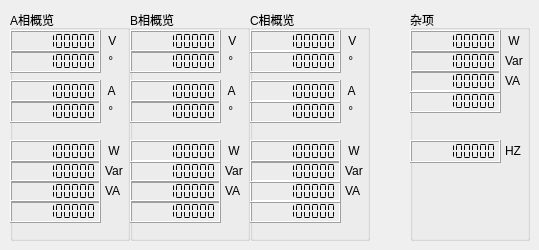
    <widget class="QWidget" name="Generic">
     <attribute name="title">
      <string>Tab 1</string>
     </attribute>
     <widget class="QGroupBox" name="Group_Generic_A">
      <property name="geometry">
       <rect>
        <x>10</x>
        <y>10</y>
        <width>120</width>
        <height>231</height>
       </rect>
      </property>
      <property name="title">
       <string>A相概览</string>
      </property>
      <widget class="QLCDNumber" name="S_G_UA">
       <property name="geometry">
        <rect>
         <x>0</x>
         <y>20</y>
         <width>91</width>
         <height>23</height>
        </rect>
       </property>
       <property name="toolTip">
        <string>电压（V）</string>
       </property>
       <property name="smallDecimalPoint">
        <bool>false</bool>
       </property>
       <property name="digitCount">
        <number>10</number>
       </property>
       <property name="segmentStyle">
        <enum>QLCDNumber::Flat</enum>
       </property>
       <property name="value" stdset="0">
        <double>123456789.000000000000000</double>
       </property>
      </widget>
      <widget class="QLabel" name="label_7">
       <property name="geometry">
        <rect>
         <x>95</x>
         <y>20</y>
         <width>21</width>
         <height>21</height>
        </rect>
       </property>
       <property name="text">
        <string> V</string>
       </property>
      </widget>
      <widget class="QLabel" name="label_8">
       <property name="geometry">
        <rect>
         <x>95</x>
         <y>40</y>
         <width>21</width>
         <height>21</height>
        </rect>
       </property>
       <property name="text">
        <string> °</string>
       </property>
      </widget>
      <widget class="QLCDNumber" name="S_G_UA_Phase">
       <property name="geometry">
        <rect>
         <x>0</x>
         <y>40</y>
         <width>91</width>
         <height>23</height>
        </rect>
       </property>
       <property name="toolTip">
        <string>电压相位（°）</string>
       </property>
       <property name="smallDecimalPoint">
        <bool>false</bool>
       </property>
       <property name="digitCount">
        <number>10</number>
       </property>
       <property name="segmentStyle">
        <enum>QLCDNumber::Flat</enum>
       </property>
       <property name="value" stdset="0">
        <double>123456789.000000000000000</double>
       </property>
      </widget>
      <widget class="QLabel" name="label_9">
       <property name="geometry">
        <rect>
         <x>95</x>
         <y>70</y>
         <width>21</width>
         <height>21</height>
        </rect>
       </property>
       <property name="text">
        <string> A</string>
       </property>
      </widget>
      <widget class="QLabel" name="label_10">
       <property name="geometry">
        <rect>
         <x>95</x>
         <y>90</y>
         <width>21</width>
         <height>21</height>
        </rect>
       </property>
       <property name="text">
        <string> °</string>
       </property>
      </widget>
      <widget class="QLCDNumber" name="S_G_IA">
       <property name="geometry">
        <rect>
         <x>0</x>
         <y>70</y>
         <width>91</width>
         <height>23</height>
        </rect>
       </property>
       <property name="toolTip">
        <string>电流（A）</string>
       </property>
       <property name="smallDecimalPoint">
        <bool>false</bool>
       </property>
       <property name="digitCount">
        <number>10</number>
       </property>
       <property name="segmentStyle">
        <enum>QLCDNumber::Flat</enum>
       </property>
       <property name="value" stdset="0">
        <double>123456789.000000000000000</double>
       </property>
      </widget>
      <widget class="QLCDNumber" name="S_G_IA_Phase">
       <property name="geometry">
        <rect>
         <x>0</x>
         <y>90</y>
         <width>91</width>
         <height>23</height>
        </rect>
       </property>
       <property name="toolTip">
        <string>电流相位（°）</string>
       </property>
       <property name="smallDecimalPoint">
        <bool>false</bool>
       </property>
       <property name="digitCount">
        <number>10</number>
       </property>
       <property name="segmentStyle">
        <enum>QLCDNumber::Flat</enum>
       </property>
       <property name="value" stdset="0">
        <double>123456789.000000000000000</double>
       </property>
      </widget>
      <widget class="QLabel" name="label_11">
       <property name="geometry">
        <rect>
         <x>95</x>
         <y>130</y>
         <width>21</width>
         <height>21</height>
        </rect>
       </property>
       <property name="text">
        <string> W</string>
       </property>
      </widget>
      <widget class="QLCDNumber" name="S_G_PA">
       <property name="geometry">
        <rect>
         <x>0</x>
         <y>130</y>
         <width>91</width>
         <height>23</height>
        </rect>
       </property>
       <property name="toolTip">
        <string>有功功率（W）</string>
       </property>
       <property name="smallDecimalPoint">
        <bool>false</bool>
       </property>
       <property name="digitCount">
        <number>10</number>
       </property>
       <property name="segmentStyle">
        <enum>QLCDNumber::Flat</enum>
       </property>
       <property name="value" stdset="0">
        <double>123456789.000000000000000</double>
       </property>
      </widget>
      <widget class="QLabel" name="label_12">
       <property name="geometry">
        <rect>
         <x>95</x>
         <y>150</y>
         <width>21</width>
         <height>21</height>
        </rect>
       </property>
       <property name="text">
        <string>Var</string>
       </property>
      </widget>
      <widget class="QLCDNumber" name="S_G_QA">
       <property name="geometry">
        <rect>
         <x>0</x>
         <y>150</y>
         <width>91</width>
         <height>23</height>
        </rect>
       </property>
       <property name="toolTip">
        <string>无功功率（Var）</string>
       </property>
       <property name="smallDecimalPoint">
        <bool>false</bool>
       </property>
       <property name="digitCount">
        <number>10</number>
       </property>
       <property name="segmentStyle">
        <enum>QLCDNumber::Flat</enum>
       </property>
       <property name="value" stdset="0">
        <double>123456789.000000000000000</double>
       </property>
      </widget>
      <widget class="QLabel" name="label_13">
       <property name="geometry">
        <rect>
         <x>95</x>
         <y>170</y>
         <width>21</width>
         <height>21</height>
        </rect>
       </property>
       <property name="text">
        <string>VA</string>
       </property>
      </widget>
      <widget class="QLCDNumber" name="S_G_SA">
       <property name="geometry">
        <rect>
         <x>0</x>
         <y>170</y>
         <width>91</width>
         <height>23</height>
        </rect>
       </property>
       <property name="toolTip">
        <string/>
       </property>
       <property name="smallDecimalPoint">
        <bool>false</bool>
       </property>
       <property name="digitCount">
        <number>10</number>
       </property>
       <property name="segmentStyle">
        <enum>QLCDNumber::Flat</enum>
       </property>
       <property name="value" stdset="0">
        <double>123456789.000000000000000</double>
       </property>
      </widget>
      <widget class="QLabel" name="label_14">
       <property name="geometry">
        <rect>
         <x>95</x>
         <y>190</y>
         <width>21</width>
         <height>21</height>
        </rect>
       </property>
       <property name="text">
        <string/>
       </property>
      </widget>
      <widget class="QLCDNumber" name="S_G_COSA">
       <property name="geometry">
        <rect>
         <x>0</x>
         <y>190</y>
         <width>91</width>
         <height>23</height>
        </rect>
       </property>
       <property name="toolTip">
        <string>功率因数</string>
       </property>
       <property name="smallDecimalPoint">
        <bool>false</bool>
       </property>
       <property name="digitCount">
        <number>10</number>
       </property>
       <property name="segmentStyle">
        <enum>QLCDNumber::Flat</enum>
       </property>
       <property name="value" stdset="0">
        <double>123456789.000000000000000</double>
       </property>
      </widget>
     </widget>
     <widget class="QGroupBox" name="Group_Generic_B">
      <property name="geometry">
       <rect>
        <x>130</x>
        <y>10</y>
        <width>120</width>
        <height>231</height>
       </rect>
      </property>
      <property name="title">
       <string>B相概览</string>
      </property>
      <widget class="QLabel" name="label_15">
       <property name="geometry">
        <rect>
         <x>95</x>
         <y>90</y>
         <width>21</width>
         <height>21</height>
        </rect>
       </property>
       <property name="text">
        <string> °</string>
       </property>
      </widget>
      <widget class="QLabel" name="label_16">
       <property name="geometry">
        <rect>
         <x>95</x>
         <y>70</y>
         <width>21</width>
         <height>21</height>
        </rect>
       </property>
       <property name="text">
        <string> A</string>
       </property>
      </widget>
      <widget class="QLCDNumber" name="S_G_IB">
       <property name="geometry">
        <rect>
         <x>0</x>
         <y>70</y>
         <width>91</width>
         <height>23</height>
        </rect>
       </property>
       <property name="toolTip">
        <string>电流（A）</string>
       </property>
       <property name="smallDecimalPoint">
        <bool>false</bool>
       </property>
       <property name="digitCount">
        <number>10</number>
       </property>
       <property name="segmentStyle">
        <enum>QLCDNumber::Flat</enum>
       </property>
       <property name="value" stdset="0">
        <double>123456789.000000000000000</double>
       </property>
      </widget>
      <widget class="QLCDNumber" name="S_G_QB">
       <property name="geometry">
        <rect>
         <x>0</x>
         <y>150</y>
         <width>91</width>
         <height>23</height>
        </rect>
       </property>
       <property name="toolTip">
        <string>无功功率（Var）</string>
       </property>
       <property name="smallDecimalPoint">
        <bool>false</bool>
       </property>
       <property name="digitCount">
        <number>10</number>
       </property>
       <property name="segmentStyle">
        <enum>QLCDNumber::Flat</enum>
       </property>
       <property name="value" stdset="0">
        <double>123456789.000000000000000</double>
       </property>
      </widget>
      <widget class="QLabel" name="label_17">
       <property name="geometry">
        <rect>
         <x>95</x>
         <y>170</y>
         <width>21</width>
         <height>21</height>
        </rect>
       </property>
       <property name="text">
        <string>VA</string>
       </property>
      </widget>
      <widget class="QLabel" name="label_18">
       <property name="geometry">
        <rect>
         <x>95</x>
         <y>40</y>
         <width>21</width>
         <height>21</height>
        </rect>
       </property>
       <property name="text">
        <string> °</string>
       </property>
      </widget>
      <widget class="QLabel" name="label_19">
       <property name="geometry">
        <rect>
         <x>95</x>
         <y>20</y>
         <width>21</width>
         <height>21</height>
        </rect>
       </property>
       <property name="text">
        <string> V</string>
       </property>
      </widget>
      <widget class="QLabel" name="label_20">
       <property name="geometry">
        <rect>
         <x>95</x>
         <y>150</y>
         <width>21</width>
         <height>21</height>
        </rect>
       </property>
       <property name="text">
        <string>Var</string>
       </property>
      </widget>
      <widget class="QLabel" name="label_21">
       <property name="geometry">
        <rect>
         <x>95</x>
         <y>130</y>
         <width>21</width>
         <height>21</height>
        </rect>
       </property>
       <property name="text">
        <string> W</string>
       </property>
      </widget>
      <widget class="QLCDNumber" name="S_G_IB_Phase">
       <property name="geometry">
        <rect>
         <x>0</x>
         <y>90</y>
         <width>91</width>
         <height>23</height>
        </rect>
       </property>
       <property name="toolTip">
        <string>电流相位（°）</string>
       </property>
       <property name="smallDecimalPoint">
        <bool>false</bool>
       </property>
       <property name="digitCount">
        <number>10</number>
       </property>
       <property name="segmentStyle">
        <enum>QLCDNumber::Flat</enum>
       </property>
       <property name="value" stdset="0">
        <double>123456789.000000000000000</double>
       </property>
      </widget>
      <widget class="QLCDNumber" name="S_G_PB">
       <property name="geometry">
        <rect>
         <x>0</x>
         <y>130</y>
         <width>91</width>
         <height>23</height>
        </rect>
       </property>
       <property name="toolTip">
        <string>有功功率（W）</string>
       </property>
       <property name="smallDecimalPoint">
        <bool>false</bool>
       </property>
       <property name="digitCount">
        <number>10</number>
       </property>
       <property name="segmentStyle">
        <enum>QLCDNumber::Flat</enum>
       </property>
       <property name="value" stdset="0">
        <double>123456789.000000000000000</double>
       </property>
      </widget>
      <widget class="QLabel" name="label_22">
       <property name="geometry">
        <rect>
         <x>95</x>
         <y>190</y>
         <width>21</width>
         <height>21</height>
        </rect>
       </property>
       <property name="text">
        <string/>
       </property>
      </widget>
      <widget class="QLCDNumber" name="S_G_SB">
       <property name="geometry">
        <rect>
         <x>0</x>
         <y>170</y>
         <width>91</width>
         <height>23</height>
        </rect>
       </property>
       <property name="toolTip">
        <string/>
       </property>
       <property name="smallDecimalPoint">
        <bool>false</bool>
       </property>
       <property name="digitCount">
        <number>10</number>
       </property>
       <property name="segmentStyle">
        <enum>QLCDNumber::Flat</enum>
       </property>
       <property name="value" stdset="0">
        <double>123456789.000000000000000</double>
       </property>
      </widget>
      <widget class="QLCDNumber" name="S_G_UB">
       <property name="geometry">
        <rect>
         <x>0</x>
         <y>20</y>
         <width>91</width>
         <height>23</height>
        </rect>
       </property>
       <property name="toolTip">
        <string>电压（V）</string>
       </property>
       <property name="smallDecimalPoint">
        <bool>false</bool>
       </property>
       <property name="digitCount">
        <number>10</number>
       </property>
       <property name="segmentStyle">
        <enum>QLCDNumber::Flat</enum>
       </property>
       <property name="value" stdset="0">
        <double>123456789.000000000000000</double>
       </property>
      </widget>
      <widget class="QLCDNumber" name="S_G_UB_Phase">
       <property name="geometry">
        <rect>
         <x>0</x>
         <y>40</y>
         <width>91</width>
         <height>23</height>
        </rect>
       </property>
       <property name="toolTip">
        <string>电压相位（°）</string>
       </property>
       <property name="smallDecimalPoint">
        <bool>false</bool>
       </property>
       <property name="digitCount">
        <number>10</number>
       </property>
       <property name="segmentStyle">
        <enum>QLCDNumber::Flat</enum>
       </property>
       <property name="value" stdset="0">
        <double>123456789.000000000000000</double>
       </property>
      </widget>
      <widget class="QLCDNumber" name="S_G_COSB">
       <property name="geometry">
        <rect>
         <x>0</x>
         <y>190</y>
         <width>91</width>
         <height>23</height>
        </rect>
       </property>
       <property name="toolTip">
        <string>功率因数</string>
       </property>
       <property name="smallDecimalPoint">
        <bool>false</bool>
       </property>
       <property name="digitCount">
        <number>10</number>
       </property>
       <property name="segmentStyle">
        <enum>QLCDNumber::Flat</enum>
       </property>
       <property name="value" stdset="0">
        <double>123456789.000000000000000</double>
       </property>
      </widget>
     </widget>
     <widget class="QGroupBox" name="Group_Generic_C">
      <property name="geometry">
       <rect>
        <x>250</x>
        <y>10</y>
        <width>120</width>
        <height>231</height>
       </rect>
      </property>
      <property name="title">
       <string>C相概览</string>
      </property>
      <widget class="QLCDNumber" name="S_G_UC_Phase">
       <property name="geometry">
        <rect>
         <x>0</x>
         <y>40</y>
         <width>91</width>
         <height>23</height>
        </rect>
       </property>
       <property name="toolTip">
        <string>电压相位（°）</string>
       </property>
       <property name="smallDecimalPoint">
        <bool>false</bool>
       </property>
       <property name="digitCount">
        <number>10</number>
       </property>
       <property name="segmentStyle">
        <enum>QLCDNumber::Flat</enum>
       </property>
       <property name="value" stdset="0">
        <double>123456789.000000000000000</double>
       </property>
      </widget>
      <widget class="QLabel" name="label_23">
       <property name="geometry">
        <rect>
         <x>95</x>
         <y>130</y>
         <width>21</width>
         <height>21</height>
        </rect>
       </property>
       <property name="text">
        <string> W</string>
       </property>
      </widget>
      <widget class="QLCDNumber" name="S_G_COSC">
       <property name="geometry">
        <rect>
         <x>0</x>
         <y>190</y>
         <width>91</width>
         <height>23</height>
        </rect>
       </property>
       <property name="toolTip">
        <string>功率因数</string>
       </property>
       <property name="smallDecimalPoint">
        <bool>false</bool>
       </property>
       <property name="digitCount">
        <number>10</number>
       </property>
       <property name="segmentStyle">
        <enum>QLCDNumber::Flat</enum>
       </property>
       <property name="value" stdset="0">
        <double>123456789.000000000000000</double>
       </property>
      </widget>
      <widget class="QLabel" name="label_24">
       <property name="geometry">
        <rect>
         <x>95</x>
         <y>170</y>
         <width>21</width>
         <height>21</height>
        </rect>
       </property>
       <property name="text">
        <string>VA</string>
       </property>
      </widget>
      <widget class="QLabel" name="label_25">
       <property name="geometry">
        <rect>
         <x>95</x>
         <y>20</y>
         <width>21</width>
         <height>21</height>
        </rect>
       </property>
       <property name="text">
        <string> V</string>
       </property>
      </widget>
      <widget class="QLCDNumber" name="S_G_SC">
       <property name="geometry">
        <rect>
         <x>0</x>
         <y>170</y>
         <width>91</width>
         <height>23</height>
        </rect>
       </property>
       <property name="toolTip">
        <string/>
       </property>
       <property name="smallDecimalPoint">
        <bool>false</bool>
       </property>
       <property name="digitCount">
        <number>10</number>
       </property>
       <property name="segmentStyle">
        <enum>QLCDNumber::Flat</enum>
       </property>
       <property name="value" stdset="0">
        <double>123456789.000000000000000</double>
       </property>
      </widget>
      <widget class="QLabel" name="label_26">
       <property name="geometry">
        <rect>
         <x>95</x>
         <y>90</y>
         <width>21</width>
         <height>21</height>
        </rect>
       </property>
       <property name="text">
        <string> °</string>
       </property>
      </widget>
      <widget class="QLCDNumber" name="S_G_PC">
       <property name="geometry">
        <rect>
         <x>0</x>
         <y>130</y>
         <width>91</width>
         <height>23</height>
        </rect>
       </property>
       <property name="toolTip">
        <string>有功功率（W）</string>
       </property>
       <property name="smallDecimalPoint">
        <bool>false</bool>
       </property>
       <property name="digitCount">
        <number>10</number>
       </property>
       <property name="segmentStyle">
        <enum>QLCDNumber::Flat</enum>
       </property>
       <property name="value" stdset="0">
        <double>123456789.000000000000000</double>
       </property>
      </widget>
      <widget class="QLCDNumber" name="S_G_QC">
       <property name="geometry">
        <rect>
         <x>0</x>
         <y>150</y>
         <width>91</width>
         <height>23</height>
        </rect>
       </property>
       <property name="toolTip">
        <string>无功功率（Var）</string>
       </property>
       <property name="smallDecimalPoint">
        <bool>false</bool>
       </property>
       <property name="digitCount">
        <number>10</number>
       </property>
       <property name="segmentStyle">
        <enum>QLCDNumber::Flat</enum>
       </property>
       <property name="value" stdset="0">
        <double>123456789.000000000000000</double>
       </property>
      </widget>
      <widget class="QLabel" name="label_27">
       <property name="geometry">
        <rect>
         <x>95</x>
         <y>40</y>
         <width>21</width>
         <height>21</height>
        </rect>
       </property>
       <property name="text">
        <string> °</string>
       </property>
      </widget>
      <widget class="QLabel" name="label_28">
       <property name="geometry">
        <rect>
         <x>95</x>
         <y>190</y>
         <width>21</width>
         <height>21</height>
        </rect>
       </property>
       <property name="text">
        <string/>
       </property>
      </widget>
      <widget class="QLabel" name="label_29">
       <property name="geometry">
        <rect>
         <x>95</x>
         <y>150</y>
         <width>21</width>
         <height>21</height>
        </rect>
       </property>
       <property name="text">
        <string>Var</string>
       </property>
      </widget>
      <widget class="QLCDNumber" name="S_G_IC_Phase">
       <property name="geometry">
        <rect>
         <x>0</x>
         <y>90</y>
         <width>91</width>
         <height>23</height>
        </rect>
       </property>
       <property name="toolTip">
        <string>电流相位（°）</string>
       </property>
       <property name="smallDecimalPoint">
        <bool>false</bool>
       </property>
       <property name="digitCount">
        <number>10</number>
       </property>
       <property name="segmentStyle">
        <enum>QLCDNumber::Flat</enum>
       </property>
       <property name="value" stdset="0">
        <double>123456789.000000000000000</double>
       </property>
      </widget>
      <widget class="QLabel" name="label_30">
       <property name="geometry">
        <rect>
         <x>95</x>
         <y>70</y>
         <width>21</width>
         <height>21</height>
        </rect>
       </property>
       <property name="text">
        <string> A</string>
       </property>
      </widget>
      <widget class="QLCDNumber" name="S_G_UC">
       <property name="geometry">
        <rect>
         <x>0</x>
         <y>20</y>
         <width>91</width>
         <height>23</height>
        </rect>
       </property>
       <property name="toolTip">
        <string>电压（V）</string>
       </property>
       <property name="smallDecimalPoint">
        <bool>false</bool>
       </property>
       <property name="digitCount">
        <number>10</number>
       </property>
       <property name="segmentStyle">
        <enum>QLCDNumber::Flat</enum>
       </property>
       <property name="value" stdset="0">
        <double>123456789.000000000000000</double>
       </property>
      </widget>
      <widget class="QLCDNumber" name="S_G_IC">
       <property name="geometry">
        <rect>
         <x>0</x>
         <y>70</y>
         <width>91</width>
         <height>23</height>
        </rect>
       </property>
       <property name="toolTip">
        <string>电流（A）</string>
       </property>
       <property name="smallDecimalPoint">
        <bool>false</bool>
       </property>
       <property name="digitCount">
        <number>10</number>
       </property>
       <property name="segmentStyle">
        <enum>QLCDNumber::Flat</enum>
       </property>
       <property name="value" stdset="0">
        <double>123456789.000000000000000</double>
       </property>
      </widget>
     </widget>
     <widget class="QGroupBox" name="Group_Generic_MISC">
      <property name="geometry">
       <rect>
        <x>410</x>
        <y>10</y>
        <width>120</width>
        <height>231</height>
       </rect>
      </property>
      <property name="title">
       <string>杂项</string>
      </property>
      <widget class="QLabel" name="label_31">
       <property name="geometry">
        <rect>
         <x>95</x>
         <y>40</y>
         <width>21</width>
         <height>21</height>
        </rect>
       </property>
       <property name="text">
        <string>Var</string>
       </property>
      </widget>
      <widget class="QLCDNumber" name="S_G_COS">
       <property name="geometry">
        <rect>
         <x>0</x>
         <y>80</y>
         <width>91</width>
         <height>23</height>
        </rect>
       </property>
       <property name="toolTip">
        <string>总功率因数</string>
       </property>
       <property name="smallDecimalPoint">
        <bool>false</bool>
       </property>
       <property name="digitCount">
        <number>10</number>
       </property>
       <property name="segmentStyle">
        <enum>QLCDNumber::Flat</enum>
       </property>
       <property name="value" stdset="0">
        <double>123456789.000000000000000</double>
       </property>
      </widget>
      <widget class="QLabel" name="label_32">
       <property name="geometry">
        <rect>
         <x>95</x>
         <y>80</y>
         <width>21</width>
         <height>21</height>
        </rect>
       </property>
       <property name="text">
        <string/>
       </property>
      </widget>
      <widget class="QLCDNumber" name="S_G_P">
       <property name="geometry">
        <rect>
         <x>0</x>
         <y>20</y>
         <width>91</width>
         <height>23</height>
        </rect>
       </property>
       <property name="toolTip">
        <string>总有功功率（W）</string>
       </property>
       <property name="smallDecimalPoint">
        <bool>false</bool>
       </property>
       <property name="digitCount">
        <number>10</number>
       </property>
       <property name="segmentStyle">
        <enum>QLCDNumber::Flat</enum>
       </property>
       <property name="value" stdset="0">
        <double>123456789.000000000000000</double>
       </property>
      </widget>
      <widget class="QLabel" name="label_33">
       <property name="geometry">
        <rect>
         <x>95</x>
         <y>60</y>
         <width>21</width>
         <height>21</height>
        </rect>
       </property>
       <property name="text">
        <string>VA</string>
       </property>
      </widget>
      <widget class="QLabel" name="label_34">
       <property name="geometry">
        <rect>
         <x>95</x>
         <y>20</y>
         <width>21</width>
         <height>21</height>
        </rect>
       </property>
       <property name="text">
        <string> W</string>
       </property>
      </widget>
      <widget class="QLCDNumber" name="S_G_Q">
       <property name="geometry">
        <rect>
         <x>0</x>
         <y>40</y>
         <width>91</width>
         <height>23</height>
        </rect>
       </property>
       <property name="toolTip">
        <string>总无功功率（Var）</string>
       </property>
       <property name="smallDecimalPoint">
        <bool>false</bool>
       </property>
       <property name="digitCount">
        <number>10</number>
       </property>
       <property name="segmentStyle">
        <enum>QLCDNumber::Flat</enum>
       </property>
       <property name="value" stdset="0">
        <double>123456789.000000000000000</double>
       </property>
      </widget>
      <widget class="QLCDNumber" name="S_G_S">
       <property name="geometry">
        <rect>
         <x>0</x>
         <y>60</y>
         <width>91</width>
         <height>23</height>
        </rect>
       </property>
       <property name="toolTip">
        <string/>
       </property>
       <property name="smallDecimalPoint">
        <bool>false</bool>
       </property>
       <property name="digitCount">
        <number>10</number>
       </property>
       <property name="segmentStyle">
        <enum>QLCDNumber::Flat</enum>
       </property>
       <property name="value" stdset="0">
        <double>123456789.000000000000000</double>
       </property>
      </widget>
      <widget class="QLabel" name="label_35">
       <property name="geometry">
        <rect>
         <x>95</x>
         <y>130</y>
         <width>21</width>
         <height>21</height>
        </rect>
       </property>
       <property name="text">
        <string>HZ</string>
       </property>
      </widget>
      <widget class="QLCDNumber" name="S_G_Freq">
       <property name="geometry">
        <rect>
         <x>0</x>
         <y>130</y>
         <width>91</width>
         <height>23</height>
        </rect>
       </property>
       <property name="toolTip">
        <string>频率(HZ)</string>
       </property>
       <property name="smallDecimalPoint">
        <bool>false</bool>
       </property>
       <property name="digitCount">
        <number>10</number>
       </property>
       <property name="segmentStyle">
        <enum>QLCDNumber::Flat</enum>
       </property>
       <property name="value" stdset="0">
        <double>123456789.000000000000000</double>
       </property>
      </widget>
     </widget>
    </widget>
